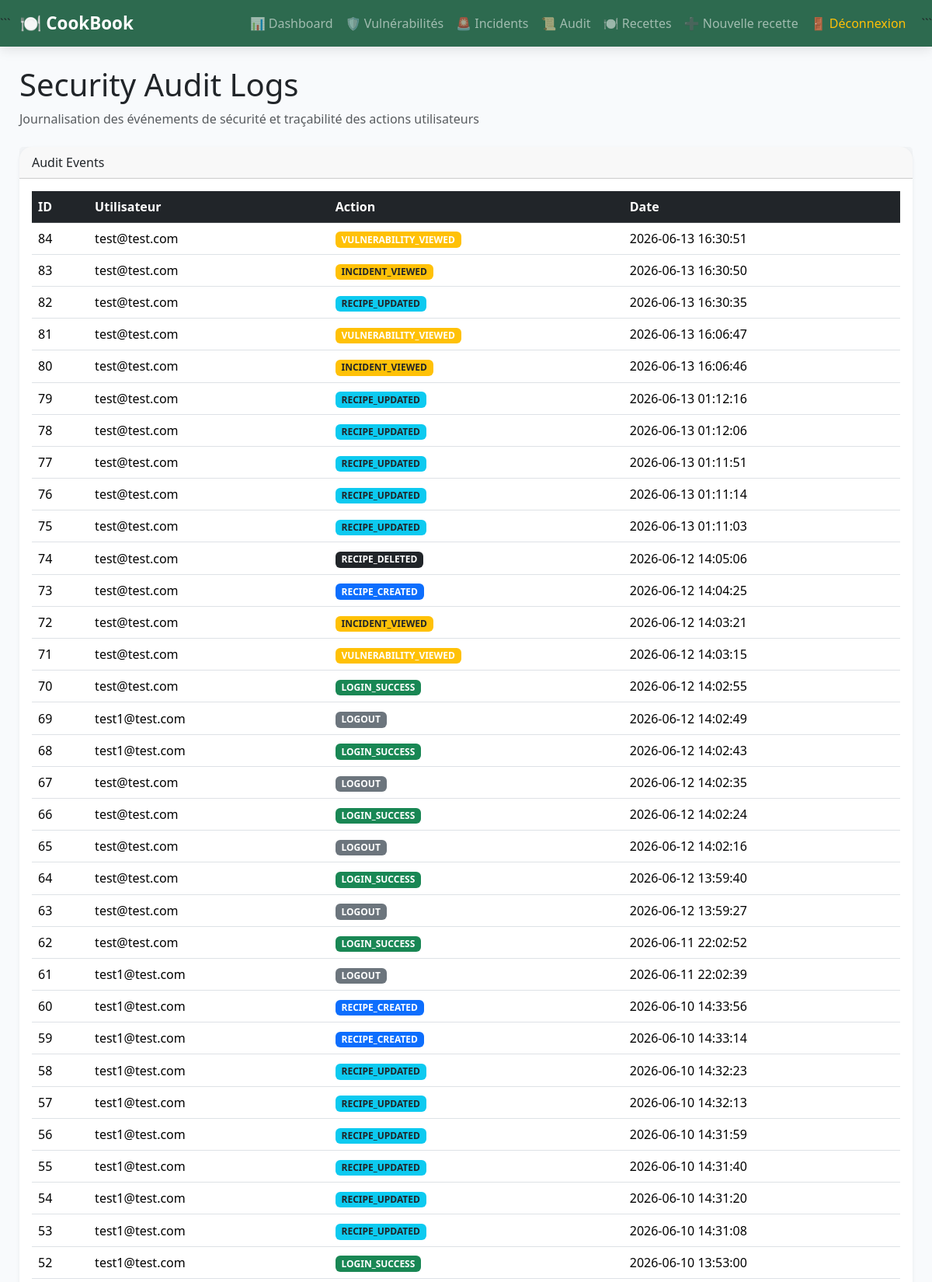
The page /?url=audit/index (signed in, upper part) on the database its author committed.
### tables this page shows
CREATE TABLE `audit_logs` (
  `id` int NOT NULL AUTO_INCREMENT,
  `username` varchar(100) DEFAULT NULL,
  `action` varchar(255) DEFAULT NULL,
  `created_at` timestamp NULL DEFAULT CURRENT_TIMESTAMP,
  PRIMARY KEY (`id`)
);

### app/controllers/AuditController.php (called while the page is built, shortened)
<?php
require_once __DIR__ . '/../Repositories/AuditLogRepository.php';
class AuditController
{
    public function index()
    {
        $repo = new AuditLogRepository();
        $logs = $repo->getAll();
        require_once __DIR__ . '/../views/audit/index.php';
    }
}

### app/core/Router.php (called while the page is built, shortened)
<?php
class Router
{
    public function route()
    {
        $url = $_GET['url'] ?? 'home/index';
        $url = trim($url, '/');
        $parts = explode('/', $url);
        if ($parts[0] === 'api') {
            $version = $parts[1] ?? 'v1';
            $controller = $parts[2] ?? 'home';
            $method = $parts[3] ?? 'index';
            $controllerClass =
                ucfirst($controller) . 'Controller';
            $file =
                __DIR__
                . '/../controllers/Api/'
                . strtoupper($version)
                . '/'
                . $controllerClass
                . '.php';
        } else {
            $method = $parts[1] ?? 'index';
        }
        $method = explode('?', $method)[0];
        $controllerInstance =
            new $controllerClass();
        $controllerInstance->$method();
    }
}

### public/index.php (called while the page is built, shortened)
<?php
require_once "../app/core/Router.php";
$router = new Router();
$router->route();

### app/Repositories/AuditLogRepository.php (called while the page is built, shortened)
<?php
require_once __DIR__ . '/../core/Database.php';
class AuditLogRepository
{
    private $conn;
    public function __construct()
    {
        $db = new Database();
        $this->conn = $db->getConnection();
    }
public function getAll()
{
    $stmt = $this->conn->query("
        SELECT *
        FROM audit_logs
        ORDER BY id DESC
    ");
    return $stmt->fetchAll(PDO::FETCH_ASSOC);
}
}

### app/core/Database.php (called while the page is built, shortened)
<?php
class Database
{
    private $host = "db";
    private $dbname = "appdb";
    private $username = "root";
    private $password = "root";
    public function getConnection()
    {
        try {
            $this->pdo = new PDO(
                "mysql:host={$this->host};dbname={$this->dbname};charset=utf8",
                $this->username,
                $this->password
            );
            $this->pdo->setAttribute(PDO::ATTR_ERRMODE, PDO::ERRMODE_EXCEPTION);
            return $this->pdo;
        } catch (PDOException $e) {
            die("Erreur connexion DB : " . $e->getMessage());
        }
    }
}

### app/views/audit/index.php (the view)
<?php require_once __DIR__.'/../layouts/header.php'; ?>
<?php require_once __DIR__.'/../layouts/sidebar.php'; ?>
<div class="mb-4">
    <h1>
        Security Audit Logs
    </h1>
    <p class="text-muted">
        Journalisation des événements de sécurité et traçabilité des actions utilisateurs
    </p>
</div>
<div class="card shadow-sm">
    <div class="card-header">
        Audit Events
    </div>
    <div class="card-body">
        <table class="table table-hover align-middle">
            <thead class="table-dark">
                <tr>
                    <th>ID</th>
                    <th>Utilisateur</th>
                    <th>Action</th>
                    <th>Date</th>
                </tr>
            </thead>
            <tbody>
            <?php foreach($logs as $log): ?>
                <tr>
                    <td>
                        <?= $log['id'] ?>
                    </td>
                    <td>
                        <?= htmlspecialchars($log['username']) ?>
                    </td>
                    <td>
                        <?php
                        $action = $log['action'];
                        if ($action === 'LOGIN_SUCCESS') {
                            echo '<span class="badge bg-success">LOGIN_SUCCESS</span>';
                        }
                        elseif ($action === 'LOGIN_FAILED') {
                            echo '<span class="badge bg-danger">LOGIN_FAILED</span>';
                        }
                        elseif ($action === 'LOGOUT') {
                            echo '<span class="badge bg-secondary">LOGOUT</span>';
                        }
                        elseif ($action === 'RECIPE_CREATED') {
                            echo '<span class="badge bg-primary">RECIPE_CREATED</span>';
                        }
                        elseif ($action === 'RECIPE_UPDATED') {
                            echo '<span class="badge bg-info text-dark">RECIPE_UPDATED</span>';
                        }
                        elseif ($action === 'RECIPE_DELETED') {
                            echo '<span class="badge bg-dark">RECIPE_DELETED</span>';
                        }
                        elseif ($action === 'INCIDENT_VIEWED') {
                            echo '<span class="badge bg-warning text-dark">INCIDENT_VIEWED</span>';
                        }
                        elseif ($action === 'VULNERABILITY_VIEWED') {
                            echo '<span class="badge bg-warning">VULNERABILITY_VIEWED</span>';
                        }
                        else {
                            echo '<span class="badge bg-light text-dark">'
                                 . htmlspecialchars($action)
                                 . '</span>';
                        }
                        ?>
                    </td>
                    <td>
                        <?= htmlspecialchars($log['created_at']) ?>
                    </td>
                </tr>
            <?php endforeach; ?>
            </tbody>
        </table>
    </div>
</div>
<?php require_once __DIR__.'/../layouts/footer.php'; ?>

### app/views/layouts/header.php (style rules this page uses)
body { background:#f8fafc; font-family:'Segoe UI',sans-serif; margin:0; }
.card { border:none; border-radius:16px; }

### rows shown on the page
audit_logs: id "84", username "test@test.com", shows "VULNERABILITY_VIEWED", created_at "2026-06-13 16:30:51"
audit_logs: id "83", username "test@test.com", action "INCIDENT_VIEWED", created_at "2026-06-13 16:30:50"
audit_logs: id "82", username "test@test.com", action "RECIPE_UPDATED", created_at "2026-06-13 16:30:35"
audit_logs: id "81", username "test@test.com", shows "VULNERABILITY_VIEWED", created_at "2026-06-13 16:06:47"
audit_logs: id "80", username "test@test.com", action "INCIDENT_VIEWED", created_at "2026-06-13 16:06:46"
audit_logs: id "79", username "test@test.com", action "RECIPE_UPDATED", created_at "2026-06-13 01:12:16"
audit_logs: id "78", username "test@test.com", action "RECIPE_UPDATED", created_at "2026-06-13 01:12:06"
audit_logs: id "77", username "test@test.com", action "RECIPE_UPDATED", created_at "2026-06-13 01:11:51"
audit_logs: id "76", username "test@test.com", action "RECIPE_UPDATED", created_at "2026-06-13 01:11:14"
audit_logs: id "75", username "test@test.com", action "RECIPE_UPDATED", created_at "2026-06-13 01:11:03"
audit_logs: id "74", username "test@test.com", action "RECIPE_DELETED", created_at "2026-06-12 14:05:06"
audit_logs: id "73", username "test@test.com", action "RECIPE_CREATED", created_at "2026-06-12 14:04:25"
audit_logs: id "72", username "test@test.com", action "INCIDENT_VIEWED", created_at "2026-06-12 14:03:21"
audit_logs: id "71", username "test@test.com", shows "VULNERABILITY_VIEWED", created_at "2026-06-12 14:03:15"
audit_logs: id "70", username "test@test.com", action "LOGIN_SUCCESS", created_at "2026-06-12 14:02:55"
audit_logs: id "69", username "test1@test.com", action "LOGOUT", created_at "2026-06-12 14:02:49"
audit_logs: id "68", username "test1@test.com", action "LOGIN_SUCCESS", created_at "2026-06-12 14:02:43"
audit_logs: id "67", username "test@test.com", action "LOGOUT", created_at "2026-06-12 14:02:35"
audit_logs: id "66", username "test@test.com", action "LOGIN_SUCCESS", created_at "2026-06-12 14:02:24"
audit_logs: id "65", username "test@test.com", action "LOGOUT", created_at "2026-06-12 14:02:16"
audit_logs: id "64", username "test@test.com", action "LOGIN_SUCCESS", created_at "2026-06-12 13:59:40"
audit_logs: id "63", username "test@test.com", action "LOGOUT", created_at "2026-06-12 13:59:27"
audit_logs: id "62", username "test@test.com", action "LOGIN_SUCCESS", created_at "2026-06-11 22:02:52"
audit_logs: id "61", username "test1@test.com", action "LOGOUT", created_at "2026-06-11 22:02:39"
audit_logs: id "60", username "test1@test.com", action "RECIPE_CREATED", created_at "2026-06-10 14:33:56"
audit_logs: id "59", username "test1@test.com", action "RECIPE_CREATED", created_at "2026-06-10 14:33:14"
audit_logs: id "58", username "test1@test.com", action "RECIPE_UPDATED", created_at "2026-06-10 14:32:23"
audit_logs: id "57", username "test1@test.com", action "RECIPE_UPDATED", created_at "2026-06-10 14:32:13"
audit_logs: id "56", username "test1@test.com", action "RECIPE_UPDATED", created_at "2026-06-10 14:31:59"
audit_logs: id "55", username "test1@test.com", action "RECIPE_UPDATED", created_at "2026-06-10 14:31:40"
audit_logs: id "54", username "test1@test.com", action "RECIPE_UPDATED", created_at "2026-06-10 14:31:20"
audit_logs: id "53", username "test1@test.com", action "RECIPE_UPDATED", created_at "2026-06-10 14:31:08"
audit_logs: id "52", username "test1@test.com", action "LOGIN_SUCCESS", created_at "2026-06-10 13:53:00"
